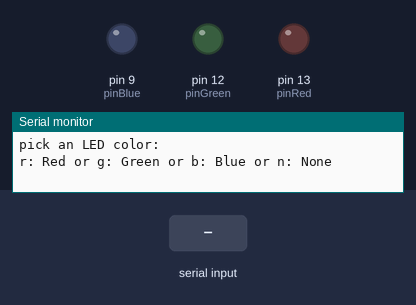
Bench run of a sketch on a simulated Arduino Uno, built with avr-gcc and run on an emulated ATmega328P. Parts: output pins drawn as LEDs (lit = HIGH), the last lines printed to the serial monitor. The test bench sets the inputs (shaded band).

Above: at 1.2 s.
1.3 s: "r" received over Serial
At 3.5 s:
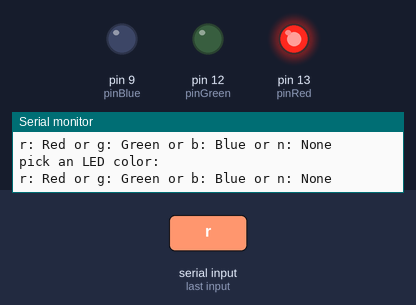
3.8 s: "g" received over Serial
At 5.3 s:
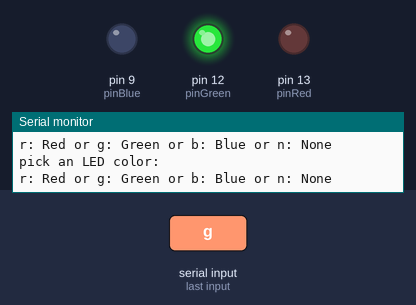
6.3 s: "b" received over Serial
At 8.4 s:
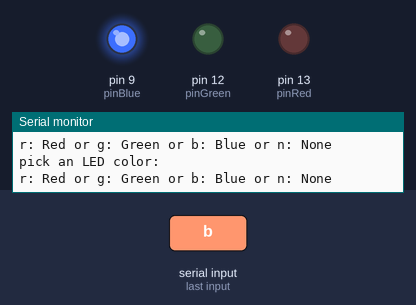
8.8 s: "n" received over Serial
At 10.4 s:
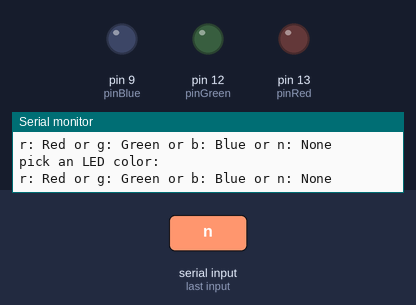
Timing chart, 0 to 11.9 s (numbered marks = the images above; inputs shaded):
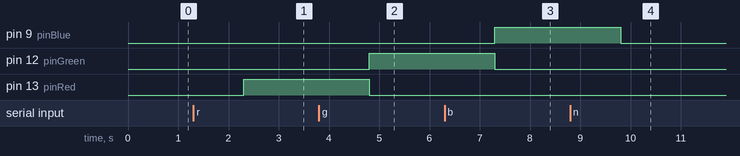

The sketch:

Practice.ino
```cpp
String myColor;
String msg = "pick an LED color:";
String msgRed = "r: Red";
String msgBlue = "b: Blue";
String msgGreen = "g: Green";
String msgNone = "n: None";
String error = "error occured try again ";

int pinRed = 13;
int pinGreen = 12;
int pinBlue = 9;

void setup() {
  // put your setup code here, to run once:
Serial.begin(9600);
pinMode(pinRed, OUTPUT);
pinMode(pinGreen, OUTPUT);
pinMode(pinBlue, OUTPUT);
}

void loop() {
  // put your main code here, to run repeatedly:
Serial.println(msg);
Serial.println(msgRed  + " or " + msgGreen  + " or " +  msgBlue + " or " + msgNone);
while(Serial.available() == 0){}

myColor = Serial.readString();

digitalWrite(pinGreen, LOW);
digitalWrite(pinBlue, LOW);
digitalWrite(pinRed, LOW);

if(myColor == "r"){
  digitalWrite(pinRed, HIGH);
}else if(myColor == "g"){
  digitalWrite(pinGreen, HIGH);
}else if(myColor == "b"){
  digitalWrite(pinBlue, HIGH);
}else if(myColor == "n"){
  digitalWrite(pinGreen, LOW);
  digitalWrite(pinBlue, LOW);
  digitalWrite(pinRed, LOW);
}else{
  Serial.println(error);
}
}
```

Measured:
- after the input at 1.3 s, pin 13 (pinRed): LOW → HIGH after 1.0 s
- after the input at 3.8 s, pin 12 (pinGreen): LOW → HIGH after 1.0 s; pin 13 (pinRed): HIGH → LOW after 1.0 s
- after the input at 6.3 s, pin 9 (pinBlue): LOW → HIGH after 1.0 s; pin 12 (pinGreen): HIGH → LOW after 1.0 s
- after the input at 8.8 s, pin 9 (pinBlue): HIGH → LOW after 1.0 s
